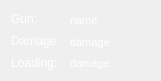
     <widget class="QWidget" name="gridLayoutWidget">
      <property name="geometry">
       <rect>
        <x>350</x>
        <y>512</y>
        <width>161</width>
        <height>81</height>
       </rect>
      </property>
      <layout class="QGridLayout" name="currGunLayout">
       <property name="sizeConstraint">
        <enum>QLayout::SetMaximumSize</enum>
       </property>
       <item row="0" column="1">
        <widget class="QTextEdit" name="gunName">
         <property name="maximumSize">
          <size>
           <width>150</width>
           <height>20</height>
          </size>
         </property>
         <property name="styleSheet">
          <string notr="true">background-color: rgba(0, 0, 0, 0);
border-style: none;
color: white;
font: bold;</string>
         </property>
         <property name="verticalScrollBarPolicy">
          <enum>Qt::ScrollBarAlwaysOff</enum>
         </property>
         <property name="horizontalScrollBarPolicy">
          <enum>Qt::ScrollBarAlwaysOff</enum>
         </property>
         <property name="html">
          <string>&lt;!DOCTYPE HTML PUBLIC &quot;-//W3C//DTD HTML 4.0//EN&quot; &quot;http://www.w3.org/TR/REC-html40/strict.dtd&quot;&gt;
&lt;html&gt;&lt;head&gt;&lt;meta name=&quot;qrichtext&quot; content=&quot;1&quot; /&gt;&lt;style type=&quot;text/css&quot;&gt;
p, li { white-space: pre-wrap; }
&lt;/style&gt;&lt;/head&gt;&lt;body style=&quot; font-family:'MS Shell Dlg 2'; font-size:8.25pt; font-weight:600; font-style:normal;&quot;&gt;
&lt;p style=&quot; margin-top:0px; margin-bottom:0px; margin-left:0px; margin-right:0px; -qt-block-indent:0; text-indent:0px;&quot;&gt;&lt;span style=&quot; font-size:8pt; font-weight:400;&quot;&gt;name&lt;/span&gt;&lt;/p&gt;&lt;/body&gt;&lt;/html&gt;</string>
         </property>
         <property name="textInteractionFlags">
          <set>Qt::NoTextInteraction</set>
         </property>
        </widget>
       </item>
       <item row="1" column="1">
        <widget class="QTextEdit" name="gunDamage">
         <property name="maximumSize">
          <size>
           <width>16777215</width>
           <height>20</height>
          </size>
         </property>
         <property name="styleSheet">
          <string notr="true">background-color: rgba(0, 0, 0, 0);
border-style: none;
color: white;
font: bold</string>
         </property>
         <property name="verticalScrollBarPolicy">
          <enum>Qt::ScrollBarAlwaysOff</enum>
         </property>
         <property name="horizontalScrollBarPolicy">
          <enum>Qt::ScrollBarAlwaysOff</enum>
         </property>
         <property name="html">
          <string>&lt;!DOCTYPE HTML PUBLIC &quot;-//W3C//DTD HTML 4.0//EN&quot; &quot;http://www.w3.org/TR/REC-html40/strict.dtd&quot;&gt;
&lt;html&gt;&lt;head&gt;&lt;meta name=&quot;qrichtext&quot; content=&quot;1&quot; /&gt;&lt;style type=&quot;text/css&quot;&gt;
p, li { white-space: pre-wrap; }
&lt;/style&gt;&lt;/head&gt;&lt;body style=&quot; font-family:'MS Shell Dlg 2'; font-size:8.25pt; font-weight:600; font-style:normal;&quot;&gt;
&lt;p style=&quot; margin-top:0px; margin-bottom:0px; margin-left:0px; margin-right:0px; -qt-block-indent:0; text-indent:0px;&quot;&gt;&lt;span style=&quot; font-size:8pt; font-weight:400;&quot;&gt;damage&lt;/span&gt;&lt;/p&gt;&lt;/body&gt;&lt;/html&gt;</string>
         </property>
         <property name="textInteractionFlags">
          <set>Qt::NoTextInteraction</set>
         </property>
        </widget>
       </item>
       <item row="2" column="1">
        <widget class="QTextEdit" name="gunSpeed">
         <property name="maximumSize">
          <size>
           <width>150</width>
           <height>20</height>
          </size>
         </property>
         <property name="styleSheet">
          <string notr="true">background-color: rgba(0, 0, 0, 0);
border-style: none;
color: white;</string>
         </property>
         <property name="verticalScrollBarPolicy">
          <enum>Qt::ScrollBarAlwaysOff</enum>
         </property>
         <property name="horizontalScrollBarPolicy">
          <enum>Qt::ScrollBarAlwaysOff</enum>
         </property>
         <property name="html">
          <string>&lt;!DOCTYPE HTML PUBLIC &quot;-//W3C//DTD HTML 4.0//EN&quot; &quot;http://www.w3.org/TR/REC-html40/strict.dtd&quot;&gt;
&lt;html&gt;&lt;head&gt;&lt;meta name=&quot;qrichtext&quot; content=&quot;1&quot; /&gt;&lt;style type=&quot;text/css&quot;&gt;
p, li { white-space: pre-wrap; }
&lt;/style&gt;&lt;/head&gt;&lt;body style=&quot; font-family:'MS Shell Dlg 2'; font-size:8.25pt; font-weight:400; font-style:normal;&quot;&gt;
&lt;p style=&quot; margin-top:0px; margin-bottom:0px; margin-left:0px; margin-right:0px; -qt-block-indent:0; text-indent:0px;&quot;&gt;&lt;span style=&quot; font-size:8pt;&quot;&gt;damage&lt;/span&gt;&lt;/p&gt;&lt;/body&gt;&lt;/html&gt;</string>
         </property>
         <property name="textInteractionFlags">
          <set>Qt::NoTextInteraction</set>
         </property>
        </widget>
       </item>
       <item row="1" column="0">
        <widget class="QLabel" name="label_2">
         <property name="styleSheet">
          <string notr="true">color: white;</string>
         </property>
         <property name="text">
          <string>Damage:</string>
         </property>
        </widget>
       </item>
       <item row="0" column="0">
        <widget class="QLabel" name="label">
         <property name="styleSheet">
          <string notr="true">color: white;</string>
         </property>
         <property name="text">
          <string>Gun:</string>
         </property>
        </widget>
       </item>
       <item row="2" column="0">
        <widget class="QLabel" name="label_3">
         <property name="styleSheet">
          <string notr="true">color: white;</string>
         </property>
         <property name="text">
          <string>Loading:</string>
         </property>
        </widget>
       </item>
      </layout>
     </widget>
